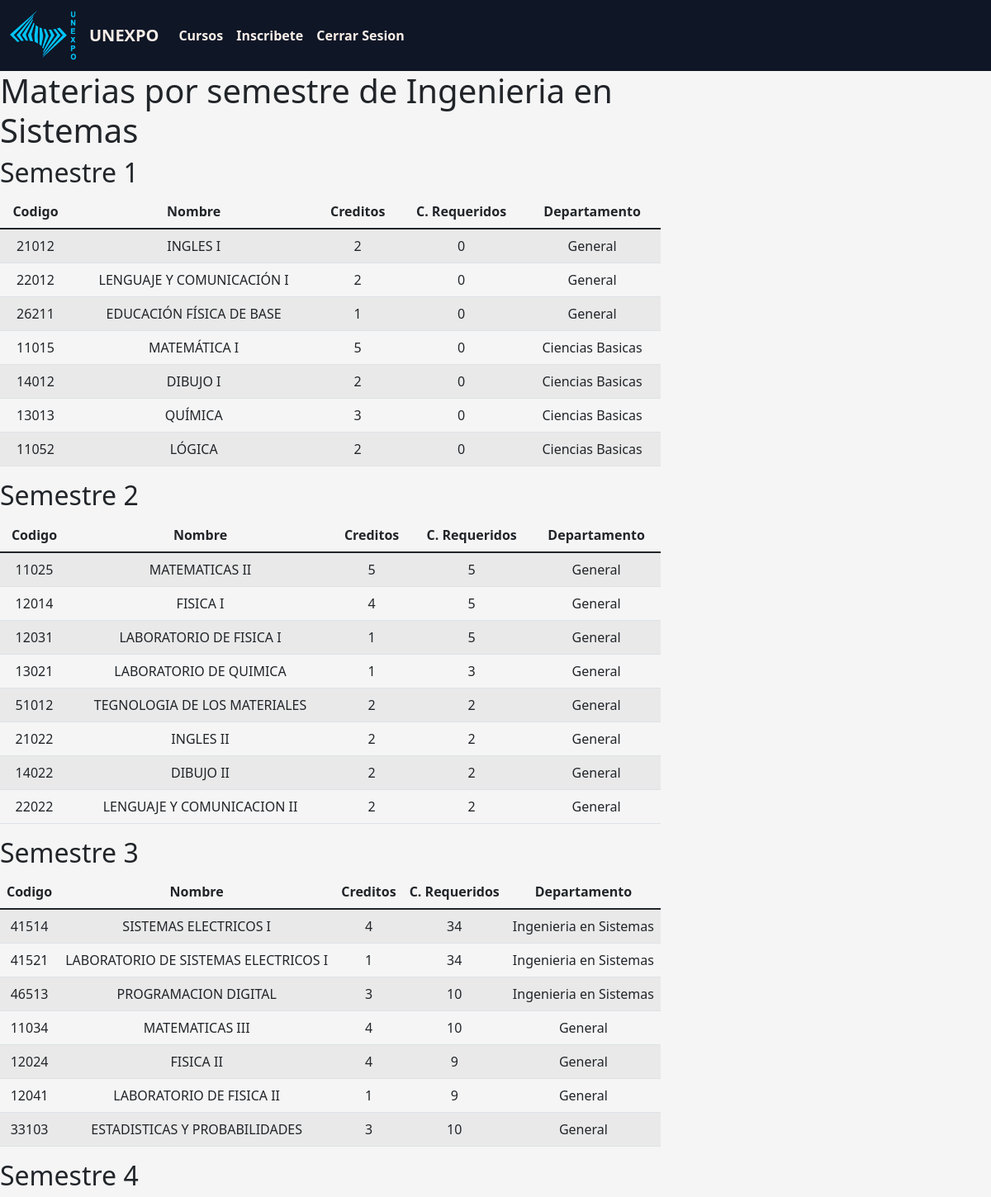
The app's page /cursos/seleccion_carrera/11225 (signed in, upper part) with its own data.
### Academico/models.py (models this page shows, shortened)
class Carrera(models.Model):
    codigo_c = models.CharField(primary_key=True,  max_length=5)
    nombre = models.CharField(max_length=100)
    costo = models.FloatField()

class Materia(models.Model):
    codigo = models.CharField(primary_key=True,  max_length=5)
    nombre = models.CharField(max_length=100)
    creditos = models.PositiveIntegerField()
    creditos_requerido = models.IntegerField()
    departamento_id = models.ForeignKey(Departamento, on_delete=models.CASCADE)
    opciones_semestres = [(1, 'Semestre 1'), (2, 'Semestre 2'), (3, 'Semestre 3'),
                          (4, 'Semestre 4'), (5, 'Semestre 5'), (6, 'Semestre 6'),
                          (7, 'Semestre 7'), (8, 'Semestre 8'), (9, 'Semestre 9'), (10, 'Semestre 10')]
    semestre = models.IntegerField(
        choices=opciones_semestres, blank=True, null=True)
    abierta = models.BooleanField(default=True)
    opciones_carrera = [('Industrial', 'Ingieneria Industrial'), ('Mecanica', 'Ingieneria Mecanica'),
                        ('Sistemas', 'Ingieneria Sistemas'), ('General', 'General')]
    carrera = models.CharField(
        choices=opciones_carrera, max_length=15, verbose_name=u'Carrera')

class Departamento(models.Model):
    codigo_dep = models.CharField(primary_key=True,  max_length=5)
    nombre = models.CharField(max_length=100)
    carrera_ids = models.ManyToManyField(Carrera, "Carreras")
    def __str__(self):
        return f'{self.nombre}'

### Academico/views.py (the view)
# urls.py: path('cursos/seleccion_carrera/<codigo>',
def seleccion_carrera(request, codigo):
    carrera = Carrera.objects.get(codigo_c=codigo)
    semestres = Materia().opciones_semestres
    semestre_dict = {}
    if carrera:
        departamentos = Departamento.objects.filter(carrera_ids=codigo)
        for semestre in semestres:
            semestre_dict[f"{semestre[1]}"] = []
            for departamento in departamentos:
                dpto_code = departamento.codigo_dep
                materias = Materia.objects.filter(
                    departamento_id=dpto_code, semestre=semestre[0])
                for materia in materias:
                    semestre_dict[f"{semestre[1]}"].append(materia)
        return render(request, "prueba.html", {"carrera": carrera, "materias_semestre": semestre_dict})

### Academico/context_process.py (called while the page is built)
def total(request):
    total_creditos = 0
    estudiante_id = request.user.id
    registro_inscripcion = RegistroInscripcion.objects.filter(
        estudiante_id=estudiante_id
    )
    if request.user.is_authenticated and registro_inscripcion:
        for registro in registro_inscripcion:
            materias = registro.materias_ids.all()
            for materia in materias:
                total_creditos += materia.creditos
    return {"total_creditos": total_creditos, "pago_total": total_creditos*3}

### Academico/models.py (called while the page is built)
    @property
    def is_staff(self):
        return self.usuario_administrador

### Academico/templates/prueba.html (shortened to what this page needs)
{%extends "./index.html" %}
{% block body %}
    <div class="col-md-6 col-sm-12 col-lg-8 col-xl-8">
        <h1>Materias por semestre de {{carrera.nombre}}</h1>
        {% for semestre, materias in materias_semestre.items %}
        <h2>{{semestre}}</h2>
        {% if materias %}
        <div class="table-responsive">
            <table class="table table-striped">
                <thead>
                    <tr class="text-center">
                        <th>Codigo</th>
                        <th>Nombre</th>
                        <th>Creditos</th>
                        <th>C. Requeridos</th>
                        <th>Departamento</th>
                    </tr>
                </thead>
                <tbody>
                    {% for materia in materias %}
                    <tr class="text-center">
                        <td>{{materia.codigo}}</td>
                        <td>{{materia.nombre}}</td>
                        <td>{{materia.creditos}}</td>
                        <td>{{materia.creditos_requerido}}</td>
                        <td>{{materia.departamento_id}}</td>
                    </tr>
                    {% endfor %}
                </tbody>
            </table>
        </div>
        {% else %}
        <p>No hay materias en este semestre</p>
        {% endif %}
        {% endfor %}
    </div>
{% endblock %}

### Academico/static/css/style.css (style rules this page uses)
body { background: #f5f5f5; }
:root { scroll-behavior: smooth; }
th,td { text-align: center; vertical-align: center; }

### records on screen
Carrera: nombre "Ingenieria en Sistemas"
Materia: semestre "Semestre 1", codigo "21012", nombre "INGLES I", creditos "2", creditos_requerido "0", departamento_id "General"
Materia: codigo "22012", nombre "LENGUAJE Y COMUNICACIÓN I", creditos "2", creditos_requerido "0", departamento_id "General"
Materia: codigo "26211", nombre "EDUCACIÓN FÍSICA DE BASE", creditos "1", creditos_requerido "0", departamento_id "General"
Materia: codigo "11015", nombre "MATEMÁTICA I", creditos "5", creditos_requerido "0", departamento_id "Ciencias Basicas"
Materia: codigo "14012", nombre "DIBUJO I", creditos "2", creditos_requerido "0", departamento_id "Ciencias Basicas"
Materia: codigo "13013", nombre "QUÍMICA", creditos "3", creditos_requerido "0", departamento_id "Ciencias Basicas"
Materia: codigo "11052", nombre "LÓGICA", creditos "2", creditos_requerido "0", departamento_id "Ciencias Basicas"
Materia: semestre "Semestre 2", codigo "11025", nombre "MATEMATICAS II", creditos "5", creditos_requerido "5", departamento_id "General"
Materia: codigo "12014", nombre "FISICA I", creditos "4", creditos_requerido "5", departamento_id "General"
Materia: codigo "12031", nombre "LABORATORIO DE FISICA I", creditos "1", creditos_requerido "5", departamento_id "General"
Materia: codigo "13021", nombre "LABORATORIO DE QUIMICA", creditos "1", creditos_requerido "3", departamento_id "General"
Materia: codigo "51012", nombre "TEGNOLOGIA DE LOS MATERIALES", creditos "2", creditos_requerido "2", departamento_id "General"
Materia: codigo "21022", nombre "INGLES II", creditos "2", creditos_requerido "2", departamento_id "General"
Materia: codigo "14022", nombre "DIBUJO II", creditos "2", creditos_requerido "2", departamento_id "General"
Materia: codigo "22022", nombre "LENGUAJE Y COMUNICACION II", creditos "2", creditos_requerido "2", departamento_id "General"
Materia: semestre "Semestre 3", codigo "41514", nombre "SISTEMAS ELECTRICOS I", creditos "4", creditos_requerido "34", departamento_id "Ingenieria en Sistemas"
Materia: codigo "41521", nombre "LABORATORIO DE SISTEMAS ELECTRICOS I", creditos "1", creditos_requerido "34", departamento_id "Ingenieria en Sistemas"
Materia: codigo "46513", nombre "PROGRAMACION DIGITAL", creditos "3", creditos_requerido "10", departamento_id "Ingenieria en Sistemas"
Materia: codigo "11034", nombre "MATEMATICAS III", creditos "4", creditos_requerido "10", departamento_id "General"
Materia: codigo "12024", nombre "FISICA II", creditos "4", creditos_requerido "9", departamento_id "General"
Materia: codigo "12041", nombre "LABORATORIO DE FISICA II", creditos "1", creditos_requerido "9", departamento_id "General"
Materia: codigo "33103", nombre "ESTADISTICAS Y PROBABILIDADES", creditos "3", creditos_requerido "10", departamento_id "General"
Materia: semestre "Semestre 4"
